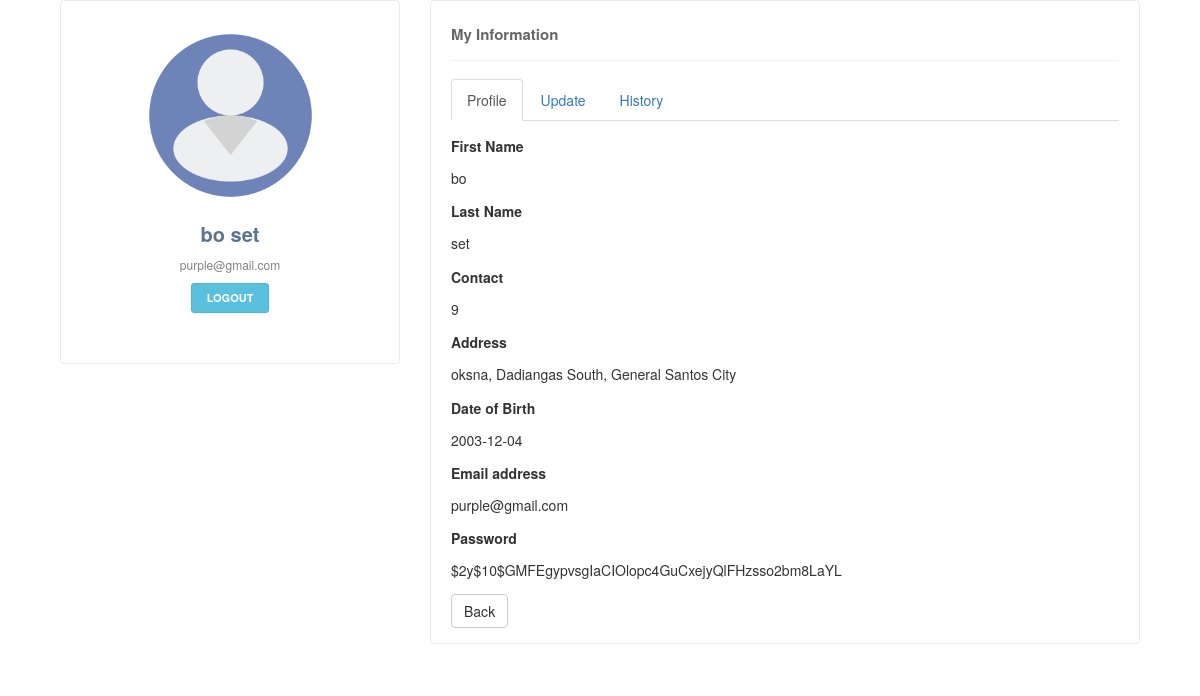
Page /seekerUserProfile.php (signed in) on the committed database.
### tables this page shows
CREATE TABLE `user` (
  `id` int(11) NOT NULL,
  `user_ID` varchar(99) NOT NULL,
  `email` varchar(99) NOT NULL,
  `password` varchar(50) NOT NULL,
  `userInfo_ID` varchar(99) NOT NULL,
  `userLevel_ID` int(11) NOT NULL,
  `verificationcode` varchar(99) NOT NULL,
  `is_verified` varchar(99) NOT NULL,
  `status` int(11) NOT NULL
);

CREATE TABLE `userinfo` (
  `id` int(11) NOT NULL,
  `userinfo_ID` varchar(99) NOT NULL,
  `firstname` varchar(99) NOT NULL,
  `lastname` varchar(99) NOT NULL,
  `contact` int(11) NOT NULL,
  `dob` date DEFAULT NULL,
  `gender` varchar(50) NOT NULL,
  `age` int(11) NOT NULL,
  `address` varchar(99) NOT NULL
);

### seekerUserProfile.php (the view, shortened to what this page needs)
<?php
include("dbconn.php");
?>
<!DOCTYPE html>
<html lang="en">
<head>
    <link rel="stylesheet" href="css/seekerUserProfile.css">
    <link rel="stylesheet" href="css/bootstrap3.3.7/bootstrap.min.css">
</head>
<body>
<div class="container">
<div class="col-md-12">
    <div class="col-md-4">
        <div class="portlet light profile-sidebar-portlet bordered">
            <div class="profile-userpic">
            <?php
                  $email = $_SESSION['email'];
                  $query = mysqli_query($conn, "SELECT *,userinfo.firstName, userinfo.lastName, user.email, CONCAT(firstName,' ',lastName) AS fullName FROM userinfo JOIN user ON user.id = userinfo.id WHERE email = '$email'");
                  while($row=mysqli_fetch_array($query))
								{
							?>
                <img src="images/user.png" class="img-responsive" alt=""> </div>
            <div class="profile-usertitle">
                <div class="profile-usertitle-name"> <?php echo $row['fullName'];?> </div>
                <div class="profile-usertitle-job"> <?php echo $row['email'];?> </div>
            </div>
            <div class="profile-userbuttons">
                <button type="button" class="btn btn-info  btn-sm" onclick="window.location.href='index.php';">Logout</button>
            </div>
            <div class="profile-usermenu">
            </div>
        </div>
    </div>
    <div class="col-md-8">
        <div class="portlet light bordered">
            <div class="portlet-title tabbable-line">
                <div class="caption caption-md">
                    <span class="caption-subject font-blue-madison bold uppercase"><b>My Information</b></span>
                </div>
            </div>
            <div class="portlet-body">
                <div>
                    <ul class="nav nav-tabs" role="tablist">
                        <li id="profileTab"  role="presentation" class="active"><a onclick="profileActive()" aria-controls="profile" role="tab" data-toggle="tab">Profile</a></li>
                        <li id="homeTab" role="presentation"><a onclick="homeActive()" aria-controls="home" role="tab" data-toggle="tab">Update</a></li>
                        <li id="historyTab"  role="presentation"><a onclick="historyActive()" aria-controls="messages" role="tab" data-toggle="tab">History</a></li>
                    </ul>
                    <div class="tab-content">
                    <div role="tabpanel" class="tab-pane active" id="profile">
                        <form class="frm">
                              <div class="form-group">
                                <label for="inputName">First Name</label>
                                <h5><?php echo $row['firstName'];?></h5>
                              </div>
                                <div class="form-group">
                                <label for="inputLastName">Last Name</label>
                                <h5><?php echo $row['lastName'];?></h5>
                              </div>
                              <div class="form-group">
                                <label for="inputLastName">Contact</label>
                                <h5><?php echo $row['contact'];?></h5>
                              </div>
                              <div class="form-group">
                                <label for="inputLastName">Address</label>
                                <h5><?php echo $row['address'];?></h5>
                              </div>
                              <div class="form-group">
                                <label for="inputLastName">Date of Birth</label>
                                <h5><?php echo $row['dob'];?></h5>
                              </div>
                              <div class="form-group">
                                <label for="exampleInputEmail1">Email address</label>
                                <h5><?php echo $row['email'];?></h5>
                              </div>
                              <div class="form-group">
                                <label for="exampleInputPassword1">Password</label>
                                <h5><?php echo $row['password'];?></h5>
                              </div>
                              <button type="button" class="btn btn-default" onclick="window.location.href='seekerDashboard.php';">Back</button>
                        </div>
                             <?php } ?>
                    </div>
                </div>
            </div>
        </div>
    </div>
</div>
</div>
</body>
</html>

### css/seekerUserProfile.css (style rules this page uses)
body { background:#e9ecf3; }
.frm { margin-top: 15px; }
.profile-sidebar-portlet { padding: 30px 0 0!important }
.profile-userpic img { float: none; margin: 0 auto; width: 50%; height: 50%; -webkit-border-radius: 50%!important; -moz-border-radius: 50%!important; border-radius: 50%!important }
.profile-usertitle { text-align: center; margin-top: 20px }
.profile-usertitle-name { color: #5a7391; font-size: 20px; font-weight: 600; margin-bottom: 7px }
.profile-usertitle-job { color: rgb(128, 128, 128); font-size: 12px; }
.profile-userbuttons { text-align: center; margin-top: 10px }
.profile-userbuttons .btn { margin-right: 5px }
.profile-userbuttons .btn:last-child { margin-right: 0 }
.profile-userbuttons button { text-transform: uppercase; font-size: 11px; font-weight: 600; padding: 6px 15px }
.profile-usermenu { margin-top: 30px; padding-bottom: 20px }
.portlet { margin-top: 0; margin-bottom: 25px; padding: 0; border-radius: 4px }
.portlet>.portlet-title { border-bottom: 1px solid #eee; padding: 0; margin-bottom: 10px; min-height: 41px; -webkit-border-radius: 4px 4px 0 0; -moz-border-radius: 4px 4px 0 0; -ms-border-radius: 4px 4px 0 0; -o-border-radius: 4px 4px 0 0; border-radius: 4px 4px 0 0 }
.portlet>.portlet-title:after, .portlet>.portlet-title:before { content: " "; display: table }
.portlet>.portlet-title:after { clear: both }
.portlet>.portlet-title>.caption { float: left; display: inline-block; font-size: 18px; line-height: 18px; padding: 10px 0 }
.portlet>.portlet-body { clear: both; -webkit-border-radius: 0 0 4px 4px; -moz-border-radius: 0 0 4px 4px; -ms-border-radius: 0 0 4px 4px; -o-border-radius: 0 0 4px 4px; border-radius: 0 0 4px 4px }
.portlet.bordered { border-left: 2px solid #e6e9ec!important }
.portlet.bordered>.portlet-title { border-bottom: 0 }
.portlet.light { padding: 12px 20px 15px; background-color: #fff }
.portlet.light.bordered { border: 1px solid #e7ecf1!important }
.portlet.light.bordered>.portlet-title { border-bottom: 1px solid #eef1f5 }
.portlet.light>.portlet-title { padding: 0; min-height: 48px }
.portlet.light>.portlet-title>.caption { color: #666; padding: 10px 0 }
.portlet.light>.portlet-title>.caption>.caption-subject { font-size: 16px }
.portlet.light>.portlet-title>.caption.caption-md>.caption-subject { font-size: 15px }
.portlet.light .portlet-body { padding-top: 8px }

### rows in the picture
user: fullName "bo set", email "purple@gmail.com", id.firstname "bo", id.lastname "set", id.contact "9", id.address "oksna, Dadiangas South, General Santos City", id.dob "2003-12-04", password "$2y$10$GMFEgypvsgIaCIOlopc4GuCxejyQlFHzsso2bm8LaYL"
